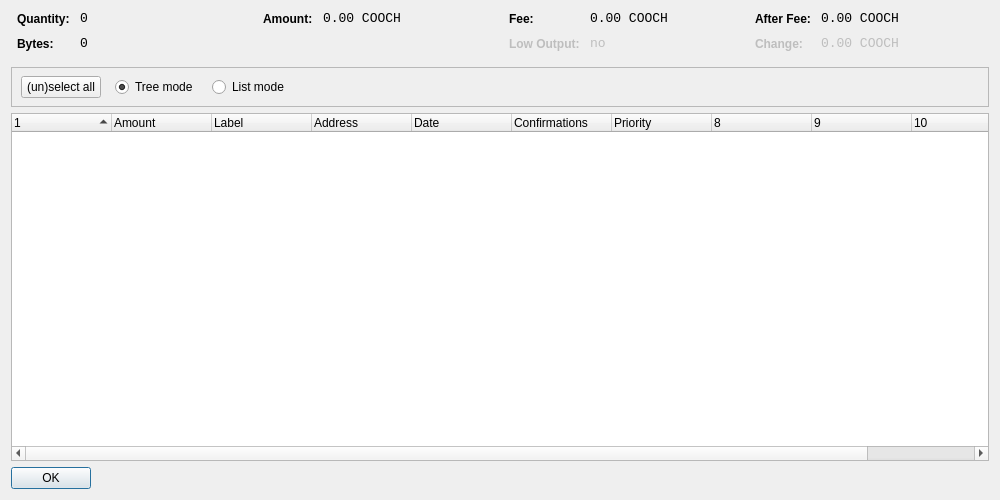
<?xml version="1.0" encoding="UTF-8"?>
<ui version="4.0">
 <class>CoinControlDialog</class>
 <widget class="QDialog" name="CoinControlDialog">
  <property name="geometry">
   <rect>
    <x>0</x>
    <y>0</y>
    <width>1000</width>
    <height>500</height>
   </rect>
  </property>
  <property name="windowTitle">
   <string>Coin Control</string>
  </property>
  <layout class="QVBoxLayout" name="verticalLayout">
   <item>
    <layout class="QHBoxLayout" name="horizontalLayoutTop" stretch="0,0,0,0">
     <property name="topMargin">
      <number>0</number>
     </property>
     <property name="bottomMargin">
      <number>10</number>
     </property>
     <item>
      <layout class="QFormLayout" name="formLayoutCoinControl1">
       <property name="horizontalSpacing">
        <number>10</number>
       </property>
       <property name="verticalSpacing">
        <number>10</number>
       </property>
       <property name="leftMargin">
        <number>6</number>
       </property>
       <property name="rightMargin">
        <number>6</number>
       </property>
       <item row="0" column="0">
        <widget class="QLabel" name="labelCoinControlQuantityText">
         <property name="styleSheet">
          <string notr="true">font-weight:bold;</string>
         </property>
         <property name="text">
          <string>Quantity:</string>
         </property>
        </widget>
       </item>
       <item row="0" column="1">
        <widget class="QLabel" name="labelCoinControlQuantity">
         <property name="font">
          <font>
           <family>Monospace</family>
           <pointsize>10</pointsize>
          </font>
         </property>
         <property name="cursor">
          <cursorShape>IBeamCursor</cursorShape>
         </property>
         <property name="contextMenuPolicy">
          <enum>Qt::ActionsContextMenu</enum>
         </property>
         <property name="text">
          <string notr="true">0</string>
         </property>
         <property name="textInteractionFlags">
          <set>Qt::LinksAccessibleByMouse|Qt::TextSelectableByKeyboard|Qt::TextSelectableByMouse</set>
         </property>
        </widget>
       </item>
       <item row="1" column="0">
        <widget class="QLabel" name="labelCoinControlBytesText">
         <property name="styleSheet">
          <string notr="true">font-weight:bold;</string>
         </property>
         <property name="text">
          <string>Bytes:</string>
         </property>
        </widget>
       </item>
       <item row="1" column="1">
        <widget class="QLabel" name="labelCoinControlBytes">
         <property name="font">
          <font>
           <family>Monospace</family>
           <pointsize>10</pointsize>
          </font>
         </property>
         <property name="cursor">
          <cursorShape>IBeamCursor</cursorShape>
         </property>
         <property name="contextMenuPolicy">
          <enum>Qt::ActionsContextMenu</enum>
         </property>
         <property name="text">
          <string notr="true">0</string>
         </property>
         <property name="textInteractionFlags">
          <set>Qt::LinksAccessibleByMouse|Qt::TextSelectableByKeyboard|Qt::TextSelectableByMouse</set>
         </property>
        </widget>
       </item>
      </layout>
     </item>
     <item>
      <layout class="QFormLayout" name="formLayoutCoinControl2">
       <property name="horizontalSpacing">
        <number>10</number>
       </property>
       <property name="verticalSpacing">
        <number>10</number>
       </property>
       <property name="leftMargin">
        <number>6</number>
       </property>
       <property name="rightMargin">
        <number>6</number>
       </property>
       <item row="0" column="0">
        <widget class="QLabel" name="labelCoinControlAmountText">
         <property name="styleSheet">
          <string notr="true">font-weight:bold;</string>
         </property>
         <property name="text">
          <string>Amount:</string>
         </property>
        </widget>
       </item>
       <item row="0" column="1">
        <widget class="QLabel" name="labelCoinControlAmount">
         <property name="font">
          <font>
           <family>Monospace</family>
           <pointsize>10</pointsize>
          </font>
         </property>
         <property name="cursor">
          <cursorShape>IBeamCursor</cursorShape>
         </property>
         <property name="contextMenuPolicy">
          <enum>Qt::ActionsContextMenu</enum>
         </property>
         <property name="text">
          <string notr="true">0.00 COOCH</string>
         </property>
         <property name="textInteractionFlags">
          <set>Qt::LinksAccessibleByMouse|Qt::TextSelectableByKeyboard|Qt::TextSelectableByMouse</set>
         </property>
        </widget>
       </item>
      </layout>
     </item>
     <item>
      <layout class="QFormLayout" name="formLayoutCoinControl3">
       <property name="horizontalSpacing">
        <number>10</number>
       </property>
       <property name="verticalSpacing">
        <number>10</number>
       </property>
       <property name="leftMargin">
        <number>6</number>
       </property>
       <property name="rightMargin">
        <number>6</number>
       </property>
       <item row="0" column="0">
        <widget class="QLabel" name="labelCoinControlFeeText">
         <property name="styleSheet">
          <string notr="true">font-weight:bold;</string>
         </property>
         <property name="text">
          <string>Fee:</string>
         </property>
        </widget>
       </item>
       <item row="0" column="1">
        <widget class="QLabel" name="labelCoinControlFee">
         <property name="font">
          <font>
           <family>Monospace</family>
           <pointsize>10</pointsize>
          </font>
         </property>
         <property name="cursor">
          <cursorShape>IBeamCursor</cursorShape>
         </property>
         <property name="contextMenuPolicy">
          <enum>Qt::ActionsContextMenu</enum>
         </property>
         <property name="text">
          <string notr="true">0.00 COOCH</string>
         </property>
         <property name="textInteractionFlags">
          <set>Qt::LinksAccessibleByMouse|Qt::TextSelectableByKeyboard|Qt::TextSelectableByMouse</set>
         </property>
        </widget>
       </item>
       <item row="1" column="0">
        <widget class="QLabel" name="labelCoinControlLowOutputText">
         <property name="enabled">
          <bool>false</bool>
         </property>
         <property name="styleSheet">
          <string notr="true">font-weight:bold;</string>
         </property>
         <property name="text">
          <string>Low Output:</string>
         </property>
        </widget>
       </item>
       <item row="1" column="1">
        <widget class="QLabel" name="labelCoinControlLowOutput">
         <property name="enabled">
          <bool>false</bool>
         </property>
         <property name="font">
          <font>
           <family>Monospace</family>
           <pointsize>10</pointsize>
          </font>
         </property>
         <property name="cursor">
          <cursorShape>IBeamCursor</cursorShape>
         </property>
         <property name="contextMenuPolicy">
          <enum>Qt::ActionsContextMenu</enum>
         </property>
         <property name="text">
          <string notr="true">no</string>
         </property>
         <property name="textInteractionFlags">
          <set>Qt::LinksAccessibleByMouse|Qt::TextSelectableByKeyboard|Qt::TextSelectableByMouse</set>
         </property>
        </widget>
       </item>
      </layout>
     </item>
     <item>
      <layout class="QFormLayout" name="formLayoutCoinControl4">
       <property name="horizontalSpacing">
        <number>10</number>
       </property>
       <property name="verticalSpacing">
        <number>10</number>
       </property>
       <property name="leftMargin">
        <number>6</number>
       </property>
       <property name="rightMargin">
        <number>6</number>
       </property>
       <item row="0" column="0">
        <widget class="QLabel" name="labelCoinControlAfterFeeText">
         <property name="styleSheet">
          <string notr="true">font-weight:bold;</string>
         </property>
         <property name="text">
          <string>After Fee:</string>
         </property>
        </widget>
       </item>
       <item row="0" column="1">
        <widget class="QLabel" name="labelCoinControlAfterFee">
         <property name="font">
          <font>
           <family>Monospace</family>
           <pointsize>10</pointsize>
          </font>
         </property>
         <property name="cursor">
          <cursorShape>IBeamCursor</cursorShape>
         </property>
         <property name="contextMenuPolicy">
          <enum>Qt::ActionsContextMenu</enum>
         </property>
         <property name="text">
          <string notr="true">0.00 COOCH</string>
         </property>
         <property name="textInteractionFlags">
          <set>Qt::LinksAccessibleByMouse|Qt::TextSelectableByKeyboard|Qt::TextSelectableByMouse</set>
         </property>
        </widget>
       </item>
       <item row="1" column="0">
        <widget class="QLabel" name="labelCoinControlChangeText">
         <property name="enabled">
          <bool>false</bool>
         </property>
         <property name="styleSheet">
          <string notr="true">font-weight:bold;</string>
         </property>
         <property name="text">
          <string>Change:</string>
         </property>
        </widget>
       </item>
       <item row="1" column="1">
        <widget class="QLabel" name="labelCoinControlChange">
         <property name="enabled">
          <bool>false</bool>
         </property>
         <property name="font">
          <font>
           <family>Monospace</family>
           <pointsize>10</pointsize>
          </font>
         </property>
         <property name="cursor">
          <cursorShape>IBeamCursor</cursorShape>
         </property>
         <property name="contextMenuPolicy">
          <enum>Qt::ActionsContextMenu</enum>
         </property>
         <property name="text">
          <string notr="true">0.00 COOCH</string>
         </property>
         <property name="textInteractionFlags">
          <set>Qt::LinksAccessibleByMouse|Qt::TextSelectableByKeyboard|Qt::TextSelectableByMouse</set>
         </property>
        </widget>
       </item>
      </layout>
     </item>
    </layout>
   </item>
   <item>
    <widget class="QFrame" name="frame">
     <property name="minimumSize">
      <size>
       <width>0</width>
       <height>40</height>
      </size>
     </property>
     <property name="frameShape">
      <enum>QFrame::StyledPanel</enum>
     </property>
     <property name="frameShadow">
      <enum>QFrame::Sunken</enum>
     </property>
     <widget class="QWidget" name="horizontalLayoutWidget">
      <property name="geometry">
       <rect>
        <x>10</x>
        <y>0</y>
        <width>781</width>
        <height>41</height>
       </rect>
      </property>
      <layout class="QHBoxLayout" name="horizontalLayoutPanel" stretch="0,0,0,0">
       <property name="spacing">
        <number>14</number>
       </property>
       <item>
        <widget class="QPushButton" name="pushButtonSelectAll">
         <property name="sizePolicy">
          <sizepolicy hsizetype="Maximum" vsizetype="Fixed">
           <horstretch>0</horstretch>
           <verstretch>0</verstretch>
          </sizepolicy>
         </property>
         <property name="text">
          <string>(un)select all</string>
         </property>
        </widget>
       </item>
       <item>
        <widget class="QRadioButton" name="radioTreeMode">
         <property name="sizePolicy">
          <sizepolicy hsizetype="Maximum" vsizetype="Fixed">
           <horstretch>0</horstretch>
           <verstretch>0</verstretch>
          </sizepolicy>
         </property>
         <property name="text">
          <string>Tree mode</string>
         </property>
         <property name="checked">
          <bool>true</bool>
         </property>
        </widget>
       </item>
       <item>
        <widget class="QRadioButton" name="radioListMode">
         <property name="sizePolicy">
          <sizepolicy hsizetype="Maximum" vsizetype="Fixed">
           <horstretch>0</horstretch>
           <verstretch>0</verstretch>
          </sizepolicy>
         </property>
         <property name="text">
          <string>List mode</string>
         </property>
        </widget>
       </item>
       <item>
        <spacer name="horizontalSpacer">
         <property name="orientation">
          <enum>Qt::Horizontal</enum>
         </property>
         <property name="sizeHint" stdset="0">
          <size>
           <width>40</width>
           <height>20</height>
          </size>
         </property>
        </spacer>
       </item>
      </layout>
     </widget>
    </widget>
   </item>
   <item>
    <widget class="CoinControlTreeWidget" name="treeWidget">
     <property name="contextMenuPolicy">
      <enum>Qt::CustomContextMenu</enum>
     </property>
     <property name="sortingEnabled">
      <bool>false</bool>
     </property>
     <property name="columnCount">
      <number>11</number>
     </property>
     <attribute name="headerShowSortIndicator" stdset="0">
      <bool>true</bool>
     </attribute>
     <attribute name="headerStretchLastSection">
      <bool>false</bool>
     </attribute>
     <column>
      <property name="text">
       <string/>
      </property>
     </column>
     <column>
      <property name="text">
       <string>Amount</string>
      </property>
     </column>
     <column>
      <property name="text">
       <string>Label</string>
      </property>
     </column>
     <column>
      <property name="text">
       <string>Address</string>
      </property>
     </column>
     <column>
      <property name="text">
       <string>Date</string>
      </property>
     </column>
     <column>
      <property name="text">
       <string>Confirmations</string>
      </property>
      <property name="toolTip">
       <string>Confirmed</string>
      </property>
     </column>
     <column>
      <property name="text">
       <string>Priority</string>
      </property>
     </column>
     <column>
      <property name="text">
       <string/>
      </property>
     </column>
     <column>
      <property name="text">
       <string/>
      </property>
     </column>
     <column>
      <property name="text">
       <string/>
      </property>
     </column>
     <column>
      <property name="text">
       <string/>
      </property>
     </column>
    </widget>
   </item>
   <item>
    <widget class="QDialogButtonBox" name="buttonBox">
     <property name="sizePolicy">
      <sizepolicy hsizetype="Maximum" vsizetype="Fixed">
       <horstretch>0</horstretch>
       <verstretch>0</verstretch>
      </sizepolicy>
     </property>
     <property name="orientation">
      <enum>Qt::Horizontal</enum>
     </property>
     <property name="standardButtons">
      <set>QDialogButtonBox::Ok</set>
     </property>
    </widget>
   </item>
  </layout>
 </widget>
 <customwidgets>
  <customwidget>
   <class>CoinControlTreeWidget</class>
   <extends>QTreeWidget</extends>
   <header>coincontroltreewidget.h</header>
  </customwidget>
 </customwidgets>
 <resources/>
 <connections/>
</ui>
